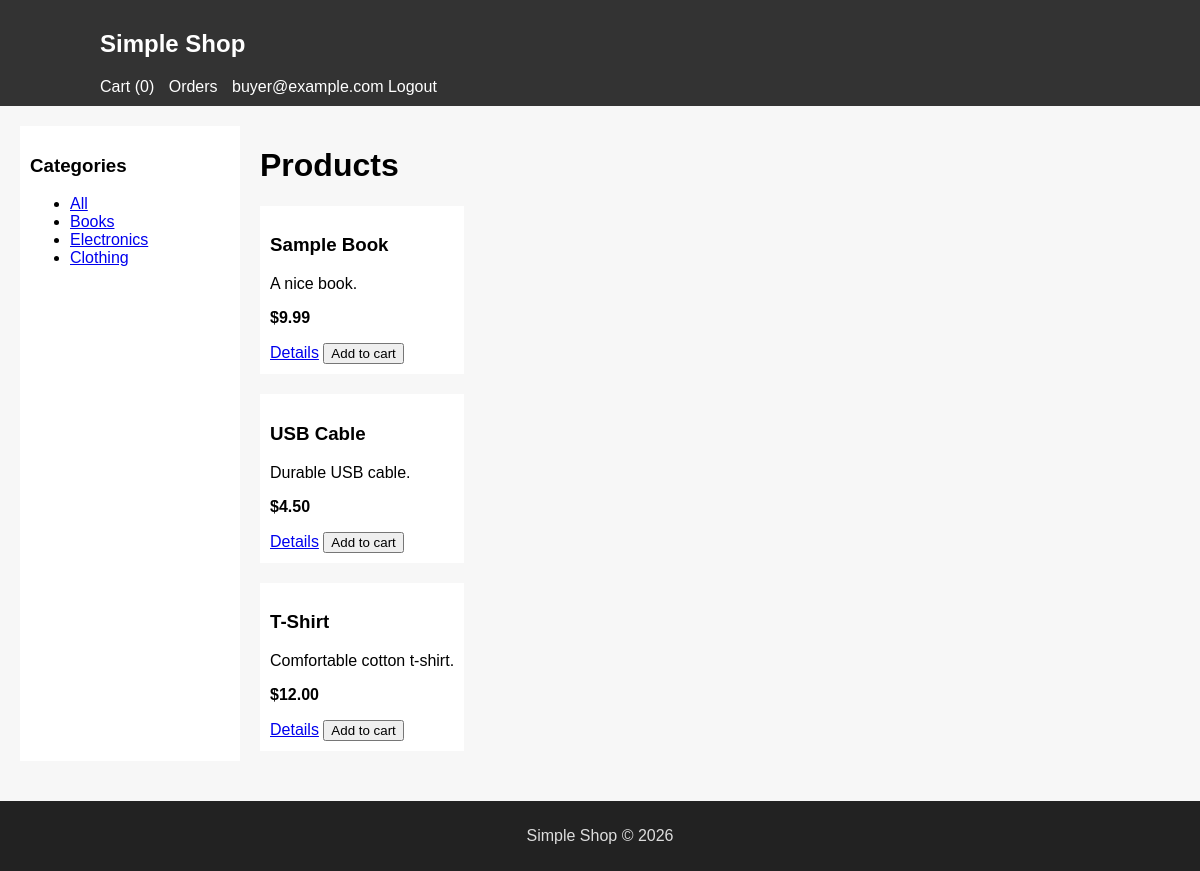
The page / (signed in) on the database its author committed.
### tables this page shows
CREATE TABLE `users` (
  `id` INT AUTO_INCREMENT PRIMARY KEY,
  `email` VARCHAR(150) NOT NULL UNIQUE,
  `password` VARCHAR(255) NOT NULL,
  `name` VARCHAR(150) DEFAULT NULL
);

CREATE TABLE `product_categories` (
  `id` INT AUTO_INCREMENT PRIMARY KEY,
  `name` VARCHAR(100) NOT NULL
);

CREATE TABLE `product` (
  `id` INT AUTO_INCREMENT PRIMARY KEY,
  `name` VARCHAR(255) NOT NULL,
  `description` TEXT,
  `price` DECIMAL(10,2) NOT NULL DEFAULT 0.00,
  `category_id` INT DEFAULT NULL,
  `image` VARCHAR(255) DEFAULT NULL,
  FOREIGN KEY (category_id) REFERENCES product_categories(id) ON DELETE SET NULL
);

### includes/functions.php (called while the page is built, shortened)
<?php
function is_logged_in() {
    return !empty($_SESSION['user_id']);
}
function current_user($pdo) {
    $stmt = $pdo->prepare('SELECT id, email, name FROM users WHERE id = ?');
    $stmt->execute([$_SESSION['user_id']]);
    return $stmt->fetch();
}
function cart_count() {
    if (!isset($_SESSION['cart'])) return 0;
    return array_sum($_SESSION['cart']);
}
?>

### public/index.php (the view, shortened to what this page needs)
<?php
require_once __DIR__ . '/../includes/functions.php';
$pdo = $GLOBALS['pdo'];
$cats = $pdo->query('SELECT * FROM product_categories')->fetchAll();
$cat_id = isset($_GET['cat']) ? (int)$_GET['cat'] : null;
if ($cat_id) {
    $stmt = $pdo->prepare('SELECT * FROM product WHERE category_id = ?');
    $stmt->execute([$cat_id]);
    $products = $stmt->fetchAll();
} else {
    $products = $pdo->query('SELECT * FROM product')->fetchAll();
}
?>
<!doctype html>
<html>
<head>
  <link rel="stylesheet" href="/assets/style.css">
</head>
<body>
<?php include __DIR__ . '/../includes/header.php'; ?>
<div class="container">
  <aside class="sidebar">
    <h3>Categories</h3>
    <ul>
      <li><a href="/">All</a></li>
      <?php foreach ($cats as $c): ?>
        <li><a href="/?cat=<?=$c['id']?>"><?=htmlspecialchars($c['name'])?></a></li>
      <?php endforeach; ?>
    </ul>
  </aside>
  <main>
    <h1>Products</h1>
    <div class="products">
      <?php foreach ($products as $p): ?>
        <div class="product">
          <h3><?=htmlspecialchars($p['name'])?></h3>
          <p><?=htmlspecialchars($p['description'])?></p>
          <p><strong>$<?=number_format($p['price'],2)?></strong></p>
          <a href="/product.php?id=<?=$p['id']?>">Details</a>
          <form method="post" action="/cart.php" style="display:inline">
            <button type="submit">Add to cart</button>
          </form>
        </div>
      <?php endforeach; ?>
    </div>
  </main>
</div>
<?php include __DIR__ . '/../includes/footer.php'; ?>
</body>
</html>

### includes/header.php
<?php
require_once __DIR__ . '/functions.php';
$u = null; if (is_logged_in()) $u = current_user($pdo);
?>
<header class="site-header">
  <div class="inner">
    <h2><a href="/">Simple Shop</a></h2>
    <nav>
      <a href="/cart.php">Cart (<?=cart_count()?>)</a>
      <?php if ($u): ?>
        <a href="/orders.php">Orders</a>
        <span><?=htmlspecialchars($u['email'])?></span>
        <a href="/logout.php">Logout</a>
      <?php else: ?>
        <a href="/register.php">Register</a>
        <a href="/login.php">Login</a>
      <?php endif; ?>
    </nav>
  </div>
</header>

### public/assets/style.css (style rules this page uses)
body { font-family:Arial,Helvetica,sans-serif;margin:0;padding:0;background:#f7f7f7 }
.site-header { background:#333;color:#fff;padding:10px }
.site-header a { color:#fff;margin-right:10px;text-decoration:none }
.container { display:flex;gap:20px;padding:20px }
.sidebar { width:200px;background:#fff;padding:10px }
.product { background:#fff;padding:10px;margin-bottom:10px }
.products { display:grid;grid-template-columns:repeat(auto-fill,minmax(200px,1fr));gap:10px }
.inner { max-width:1000px;margin:0 auto }

### rows shown on the page
users: email "buyer@example.com"
product_categories: name "Books"
product_categories: name "Electronics"
product_categories: name "Clothing"
product: name "Sample Book", description "A nice book.", price "9.99"
product: name "USB Cable", description "Durable USB cable.", price "4.50"
product: name "T-Shirt", description "Comfortable cotton t-shirt.", price "12.00"

### other values the page prints
cart_count() "0"
